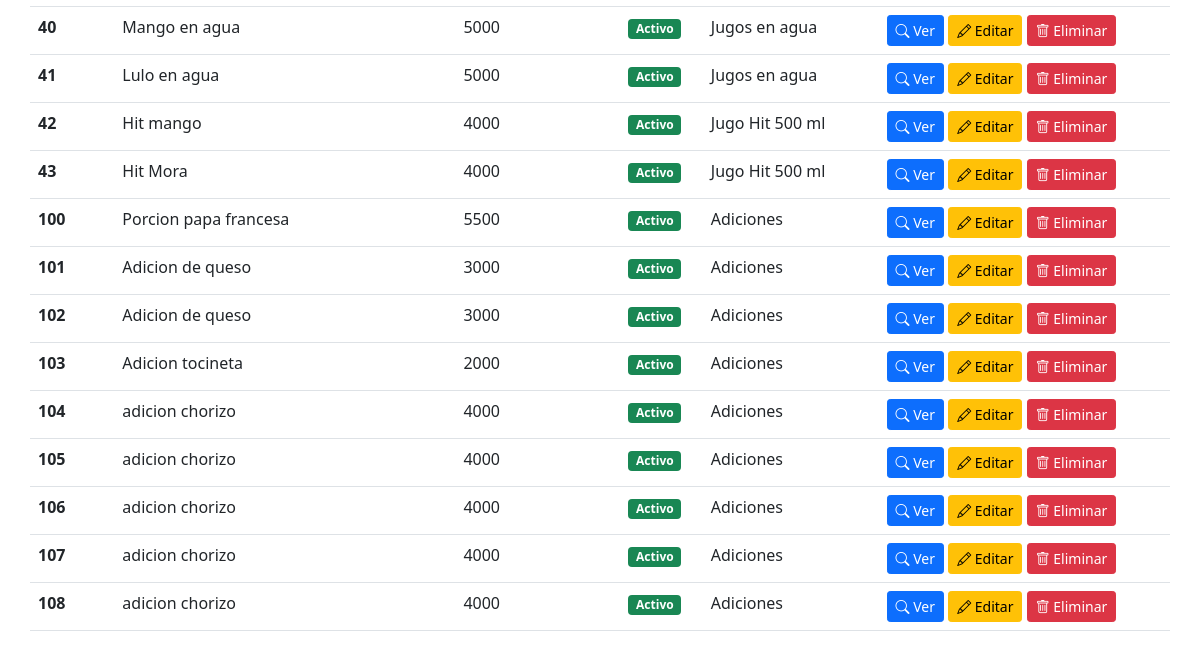
/product/ (lower part), run on an earlier commit of the app's database.
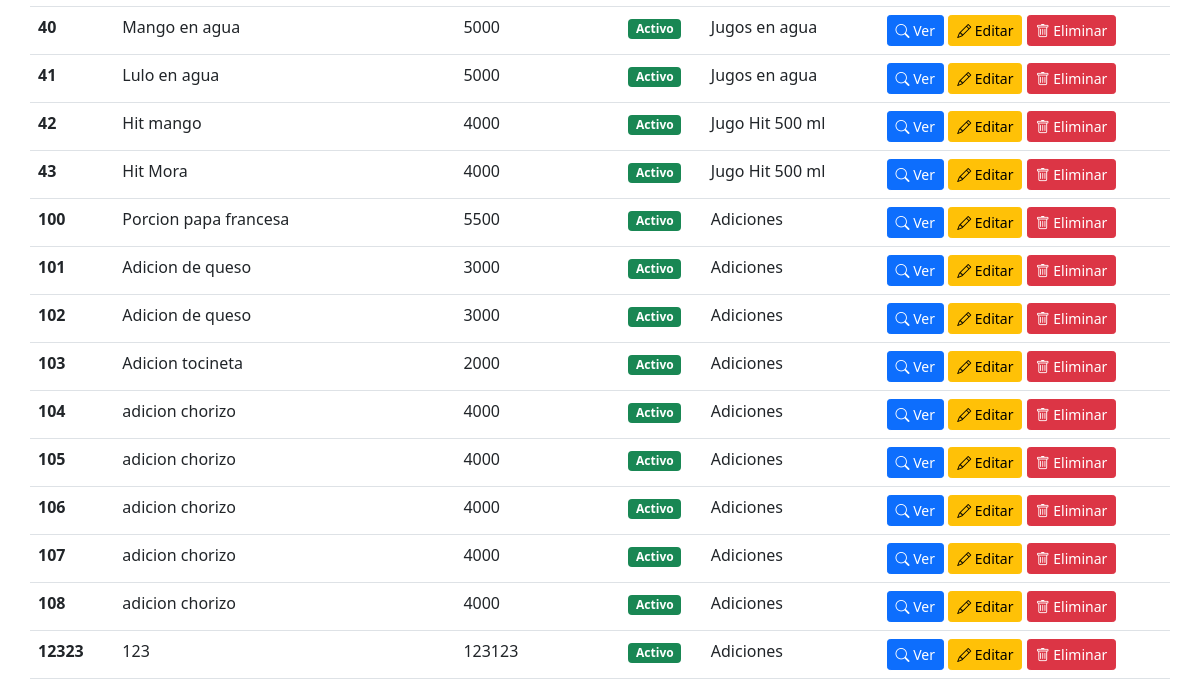
And on a later commit of the database.
### product/models.py (models this page shows, shortened)
class Product(models.Model):
    code = models.IntegerField(unique=True, verbose_name='codigo')
    name = models.CharField(max_length=100)
    sale_price = models.IntegerField()
    category = models.ForeignKey(Category,on_delete=CASCADE)
    description = models.TextField()
    status = models.BooleanField(default= True)
    created = models.DateTimeField(auto_now_add=True, verbose_name="Fecha de creación")
    updated = models.DateTimeField(auto_now=True, verbose_name="Fecha de edición")
    class Meta:
        ordering = ['code']

class Category(models.Model):
    name = models.CharField(max_length=100)
    description = models.TextField()
    status = models.BooleanField(default=True)
    created = models.DateTimeField(auto_now_add=True, verbose_name="Fecha de creación")
    updated = models.DateTimeField(auto_now=True, verbose_name="Fecha de edición")
    class Meta:
        ordering = ['name']
    def __str__(self):
        return self.name

### product/views.py (the view)
# urls.py: path('', ProductListView.as_view(), name='list_products'),
class ProductListView(ListView):
    model = Product
    def get_context_data(self, **kwargs):
        context = super().get_context_data(**kwargs)
        context['categorys'] = Category.objects.filter(status = True)
        context['form'] = ProductForm
        return context

### product/templates/product/product_list.html (shortened to what this page needs)
{% extends 'core/base.html' %}
{% load static%}
{%block content%}
<div class="row">
	<table class="table table-hover table-responsive">
		<tbody id='body_table'>
			{% for product in object_list %}
			<tr>
				<th scope="row">{{product.code}}</th>
				<td>{{product.name}}</td>
				<td>{{product.sale_price}}</td>
				{% if product.status %}
				<td> <span class="badge  bg-success">Activo</span></td>
				{% else %}
				<td><span class="badge bg-danger bg-block">Inactivo</span></td>
				{% endif %}
				<td>{{product.category.name}}</td>
				<td>
					<a href="#" class="btn btn-primary btn-sm"><i class="bi-search"></i> Ver</a>
					<a href="#" class="btn btn-warning btn-sm"><i class="bi bi-pencil"></i> Editar</a>
					<a href="#" class="btn btn-danger btn-sm"><i class="bi bi-trash"></i> Eliminar</a>
				</td>
			</tr>
			{% endfor %}
		</tbody>
	</table>
</div>
{% endblock%}

What changed in the data, as far as the page shows it:
added Product: code "12323", name "123", sale_price "123123", status "Activo", category.name "Adiciones"
